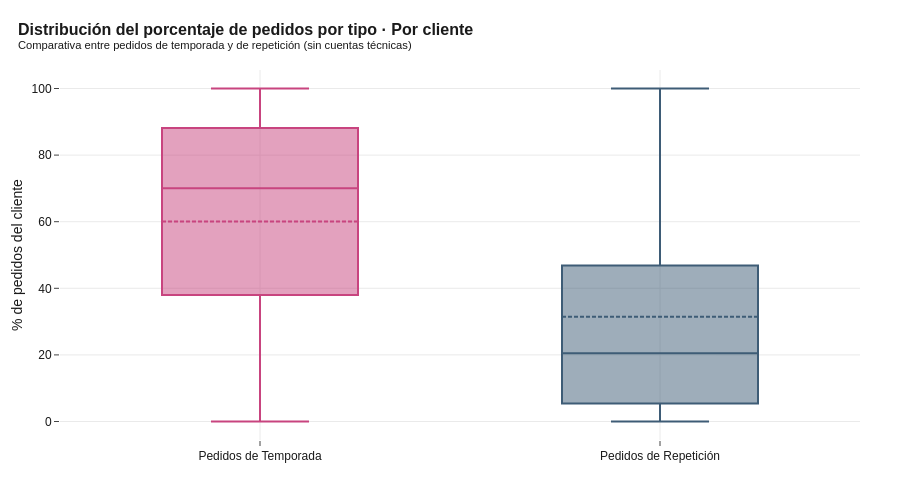

The code cell stored with this chart in its notebook:
### Code cell
# 3.2 Estacionalidad por tipo de pedido (Temporada vs Repetición)
tipo_pedido_dist = (df_sin_tecnicas[df_sin_tecnicas["num_operaciones"] > 0]
                    .assign(pct_temp=lambda d: d["pct_pedidos_temporada"].fillna(0),
                            pct_rep=lambda d: d["pct_pedidos_repeticion"].fillna(0)))

resumen_temp_rep = pd.DataFrame({
    "Tipo de pedido": ["Pedidos de Temporada", "Pedidos de Repetición"],
    "pct_medio": [tipo_pedido_dist["pct_temp"].mean(), tipo_pedido_dist["pct_rep"].mean()],
    "pct_mediano": [tipo_pedido_dist["pct_temp"].median(), tipo_pedido_dist["pct_rep"].median()],
})

print("PORCENTAJE MEDIO DE PEDIDOS POR TIPO (clientes con actividad retail)")
print("=" * 70)
for _, row in resumen_temp_rep.iterrows():
    print(f"   {row['Tipo de pedido']:<25s}  Media: {row['pct_medio']:>5.2f} %  Mediana: {row['pct_mediano']:>5.2f} %")

# Boxplot comparativo
fig = go.Figure()
fig.add_trace(go.Box(
    y=tipo_pedido_dist["pct_temp"], name="Pedidos de Temporada",
    marker_color=COLOR_NACIONAL, boxmean=True
))
fig.add_trace(go.Box(
    y=tipo_pedido_dist["pct_rep"], name="Pedidos de Repetición",
    marker_color=COLOR_INTERNACIONAL, boxmean=True
))
fig.update_layout(
    title=dict(text="<b>Distribución del porcentaje de pedidos por tipo · Por cliente</b><br><sup>Comparativa entre pedidos de temporada y de repetición (sin cuentas técnicas)</sup>"),
    yaxis_title="% de pedidos del cliente",
    height=500, showlegend=False,
)
guardar_y_mostrar(fig, "06_temporada_vs_repeticion")

### Figure 1 — Plotly figure (JSON) as saved in the notebook; plotly's stock layout.template omitted (floating-point values rounded to 4 significant figures; data arrays with more than 128 entries replaced by an {"elided": "..."} marker saying what was removed)
{"data": [{"boxmean": true, "marker": {"color": "#C8447F"}, "name": "Pedidos de Temporada", "type": "box", "y": {"elided": "3030 float values"}}, {"boxmean": true, "marker": {"color": "#3E5C76"}, "name": "Pedidos de Repetición", "type": "box", "y": {"elided": "3030 float values"}}], "layout": {"height": 500, "showlegend": false, "title": {"text": "<b>Distribución del porcentaje de pedidos por tipo · Por cliente</b><br><sup>Comparativa entre pedidos de temporada y de repetición (sin cuentas técnicas)</sup>"}, "yaxis": {"title": {"text": "% de pedidos del cliente"}}}}
